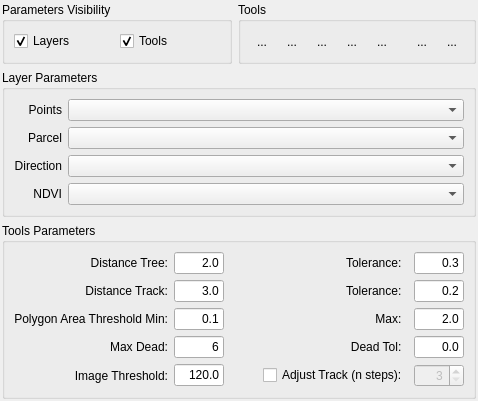
<?xml version="1.0" encoding="UTF-8"?>
<ui version="4.0">
 <class>ForestMonitorToolBarDialogForm</class>
 <widget class="QDialog" name="ForestMonitorToolBarDialogForm">
  <property name="geometry">
   <rect>
    <x>0</x>
    <y>0</y>
    <width>491</width>
    <height>369</height>
   </rect>
  </property>
  <property name="windowTitle">
   <string>Forest Monitor Tool Bar Dialog</string>
  </property>
  <layout class="QGridLayout" name="gridLayout_5">
   <property name="sizeConstraint">
    <enum>QLayout::SetFixedSize</enum>
   </property>
   <property name="leftMargin">
    <number>2</number>
   </property>
   <property name="topMargin">
    <number>2</number>
   </property>
   <property name="rightMargin">
    <number>2</number>
   </property>
   <property name="bottomMargin">
    <number>2</number>
   </property>
   <item row="0" column="0">
    <layout class="QGridLayout" name="gridLayout_12">
     <item row="0" column="0">
      <layout class="QGridLayout" name="gridLayout_7">
       <item row="0" column="0">
        <widget class="QGroupBox" name="groupBox_4">
         <property name="title">
          <string>Parameters Visibility</string>
         </property>
         <property name="flat">
          <bool>true</bool>
         </property>
         <layout class="QGridLayout" name="gridLayout_11">
          <item row="0" column="0">
           <layout class="QGridLayout" name="gridLayout_10">
            <item row="0" column="0">
             <widget class="QCheckBox" name="checkBox">
              <property name="minimumSize">
               <size>
                <width>100</width>
                <height>0</height>
               </size>
              </property>
              <property name="text">
               <string>Layers</string>
              </property>
              <property name="checked">
               <bool>true</bool>
              </property>
             </widget>
            </item>
            <item row="0" column="1">
             <widget class="QCheckBox" name="checkBox_2">
              <property name="minimumSize">
               <size>
                <width>100</width>
                <height>0</height>
               </size>
              </property>
              <property name="text">
               <string>Tools</string>
              </property>
              <property name="checked">
               <bool>true</bool>
              </property>
             </widget>
            </item>
           </layout>
          </item>
         </layout>
        </widget>
       </item>
       <item row="0" column="1">
        <widget class="QGroupBox" name="groupBox_3">
         <property name="title">
          <string>Tools</string>
         </property>
         <property name="flat">
          <bool>true</bool>
         </property>
         <layout class="QGridLayout" name="gridLayout_8">
          <item row="0" column="0">
           <layout class="QGridLayout" name="gridLayout_6">
            <item row="0" column="4">
             <widget class="QToolButton" name="m_updateToolButton">
              <property name="toolTip">
               <string>Update Class...</string>
              </property>
              <property name="text">
               <string>...</string>
              </property>
              <property name="checkable">
               <bool>true</bool>
              </property>
              <property name="autoExclusive">
               <bool>false</bool>
              </property>
              <property name="autoRaise">
               <bool>true</bool>
              </property>
             </widget>
            </item>
            <item row="0" column="1">
             <widget class="QToolButton" name="m_creatorLiveToolButton">
              <property name="toolTip">
               <string>Live Creator...</string>
              </property>
              <property name="text">
               <string>...</string>
              </property>
              <property name="checkable">
               <bool>true</bool>
              </property>
              <property name="autoExclusive">
               <bool>false</bool>
              </property>
              <property name="autoRaise">
               <bool>true</bool>
              </property>
             </widget>
            </item>
            <item row="0" column="7">
             <widget class="QToolButton" name="m_trackDeadClassifierToolButton">
              <property name="toolTip">
               <string>Dead Track...</string>
              </property>
              <property name="text">
               <string>...</string>
              </property>
              <property name="checkable">
               <bool>true</bool>
              </property>
              <property name="autoExclusive">
               <bool>false</bool>
              </property>
              <property name="autoRaise">
               <bool>true</bool>
              </property>
             </widget>
            </item>
            <item row="0" column="6">
             <widget class="QToolButton" name="m_trackAutoClassifierToolButton">
              <property name="toolTip">
               <string>Classifier...</string>
              </property>
              <property name="text">
               <string>...</string>
              </property>
              <property name="checkable">
               <bool>true</bool>
              </property>
              <property name="autoExclusive">
               <bool>false</bool>
              </property>
              <property name="autoRaise">
               <bool>true</bool>
              </property>
             </widget>
            </item>
            <item row="0" column="2">
             <widget class="QToolButton" name="m_creatorDeadToolButton">
              <property name="toolTip">
               <string>Dead Creator...</string>
              </property>
              <property name="text">
               <string>...</string>
              </property>
              <property name="checkable">
               <bool>true</bool>
              </property>
              <property name="autoExclusive">
               <bool>false</bool>
              </property>
              <property name="autoRaise">
               <bool>true</bool>
              </property>
             </widget>
            </item>
            <item row="0" column="0">
             <widget class="QToolButton" name="m_creatorToolButton">
              <property name="toolTip">
               <string>Creator...</string>
              </property>
              <property name="text">
               <string>...</string>
              </property>
              <property name="checkable">
               <bool>true</bool>
              </property>
              <property name="autoExclusive">
               <bool>false</bool>
              </property>
              <property name="autoRaise">
               <bool>true</bool>
              </property>
             </widget>
            </item>
            <item row="0" column="3">
             <widget class="QToolButton" name="m_eraserToolButton">
              <property name="toolTip">
               <string>Eraser...</string>
              </property>
              <property name="text">
               <string>...</string>
              </property>
              <property name="checkable">
               <bool>true</bool>
              </property>
              <property name="autoExclusive">
               <bool>false</bool>
              </property>
              <property name="autoRaise">
               <bool>true</bool>
              </property>
             </widget>
            </item>
            <item row="0" column="5">
             <spacer name="horizontalSpacer">
              <property name="orientation">
               <enum>Qt::Horizontal</enum>
              </property>
              <property name="sizeHint" stdset="0">
               <size>
                <width>10</width>
                <height>20</height>
               </size>
              </property>
             </spacer>
            </item>
           </layout>
          </item>
         </layout>
        </widget>
       </item>
      </layout>
     </item>
     <item row="1" column="0">
      <widget class="QGroupBox" name="groupBox">
       <property name="title">
        <string>Layer Parameters</string>
       </property>
       <property name="flat">
        <bool>true</bool>
       </property>
       <property name="checkable">
        <bool>false</bool>
       </property>
       <layout class="QGridLayout" name="gridLayout_3">
        <item row="0" column="0">
         <layout class="QGridLayout" name="gridLayout">
          <item row="0" column="1">
           <widget class="QComboBox" name="m_layerPointsComboBox">
            <property name="sizePolicy">
             <sizepolicy hsizetype="MinimumExpanding" vsizetype="Fixed">
              <horstretch>0</horstretch>
              <verstretch>0</verstretch>
             </sizepolicy>
            </property>
           </widget>
          </item>
          <item row="3" column="1">
           <widget class="QComboBox" name="m_layerPolyComboBox">
            <property name="sizePolicy">
             <sizepolicy hsizetype="MinimumExpanding" vsizetype="Fixed">
              <horstretch>0</horstretch>
              <verstretch>0</verstretch>
             </sizepolicy>
            </property>
           </widget>
          </item>
          <item row="2" column="1">
           <widget class="QComboBox" name="m_layerDirComboBox">
            <property name="sizePolicy">
             <sizepolicy hsizetype="MinimumExpanding" vsizetype="Fixed">
              <horstretch>0</horstretch>
              <verstretch>0</verstretch>
             </sizepolicy>
            </property>
           </widget>
          </item>
          <item row="0" column="0">
           <widget class="QLabel" name="label">
            <property name="text">
             <string>Points</string>
            </property>
            <property name="alignment">
             <set>Qt::AlignRight|Qt::AlignTrailing|Qt::AlignVCenter</set>
            </property>
           </widget>
          </item>
          <item row="1" column="0">
           <widget class="QLabel" name="label_2">
            <property name="text">
             <string>Parcel</string>
            </property>
            <property name="alignment">
             <set>Qt::AlignRight|Qt::AlignTrailing|Qt::AlignVCenter</set>
            </property>
           </widget>
          </item>
          <item row="2" column="0">
           <widget class="QLabel" name="label_9">
            <property name="text">
             <string>Direction</string>
            </property>
            <property name="alignment">
             <set>Qt::AlignRight|Qt::AlignTrailing|Qt::AlignVCenter</set>
            </property>
           </widget>
          </item>
          <item row="3" column="0">
           <widget class="QLabel" name="label_3">
            <property name="text">
             <string>NDVI</string>
            </property>
            <property name="alignment">
             <set>Qt::AlignRight|Qt::AlignTrailing|Qt::AlignVCenter</set>
            </property>
           </widget>
          </item>
          <item row="1" column="1">
           <widget class="QComboBox" name="m_layerParcelComboBox">
            <property name="sizePolicy">
             <sizepolicy hsizetype="MinimumExpanding" vsizetype="Fixed">
              <horstretch>0</horstretch>
              <verstretch>0</verstretch>
             </sizepolicy>
            </property>
           </widget>
          </item>
         </layout>
        </item>
       </layout>
      </widget>
     </item>
     <item row="2" column="0">
      <widget class="QGroupBox" name="groupBox_2">
       <property name="title">
        <string>Tools Parameters</string>
       </property>
       <property name="flat">
        <bool>true</bool>
       </property>
       <property name="checkable">
        <bool>false</bool>
       </property>
       <layout class="QGridLayout" name="gridLayout_9">
        <item row="0" column="0">
         <layout class="QGridLayout" name="gridLayout_4">
          <item row="0" column="0">
           <widget class="QLabel" name="m_dist">
            <property name="text">
             <string>Distance Tree:</string>
            </property>
            <property name="alignment">
             <set>Qt::AlignRight|Qt::AlignTrailing|Qt::AlignVCenter</set>
            </property>
           </widget>
          </item>
          <item row="0" column="1">
           <widget class="QLineEdit" name="m_distLineEdit">
            <property name="maximumSize">
             <size>
              <width>50</width>
              <height>16777215</height>
             </size>
            </property>
            <property name="text">
             <string>2.0</string>
            </property>
            <property name="alignment">
             <set>Qt::AlignRight|Qt::AlignTrailing|Qt::AlignVCenter</set>
            </property>
           </widget>
          </item>
          <item row="0" column="2">
           <widget class="QLabel" name="m_dx">
            <property name="text">
             <string>Tolerance:  </string>
            </property>
            <property name="alignment">
             <set>Qt::AlignRight|Qt::AlignTrailing|Qt::AlignVCenter</set>
            </property>
           </widget>
          </item>
          <item row="0" column="3">
           <widget class="QLineEdit" name="m_distTolLineEdit">
            <property name="enabled">
             <bool>true</bool>
            </property>
            <property name="maximumSize">
             <size>
              <width>50</width>
              <height>16777215</height>
             </size>
            </property>
            <property name="text">
             <string>0.3</string>
            </property>
            <property name="alignment">
             <set>Qt::AlignRight|Qt::AlignTrailing|Qt::AlignVCenter</set>
            </property>
           </widget>
          </item>
          <item row="1" column="0">
           <widget class="QLabel" name="m_dy">
            <property name="text">
             <string>Distance Track:</string>
            </property>
            <property name="alignment">
             <set>Qt::AlignRight|Qt::AlignTrailing|Qt::AlignVCenter</set>
            </property>
           </widget>
          </item>
          <item row="1" column="1">
           <widget class="QLineEdit" name="m_distTrackLineEdit">
            <property name="enabled">
             <bool>true</bool>
            </property>
            <property name="maximumSize">
             <size>
              <width>50</width>
              <height>16777215</height>
             </size>
            </property>
            <property name="text">
             <string>3.0</string>
            </property>
            <property name="alignment">
             <set>Qt::AlignRight|Qt::AlignTrailing|Qt::AlignVCenter</set>
            </property>
           </widget>
          </item>
          <item row="1" column="2">
           <widget class="QLabel" name="m_dx_2">
            <property name="text">
             <string>Tolerance:  </string>
            </property>
            <property name="alignment">
             <set>Qt::AlignRight|Qt::AlignTrailing|Qt::AlignVCenter</set>
            </property>
           </widget>
          </item>
          <item row="1" column="3">
           <widget class="QLineEdit" name="m_distTrackTolLineEdit">
            <property name="enabled">
             <bool>true</bool>
            </property>
            <property name="maximumSize">
             <size>
              <width>50</width>
              <height>16777215</height>
             </size>
            </property>
            <property name="text">
             <string>0.2</string>
            </property>
            <property name="alignment">
             <set>Qt::AlignRight|Qt::AlignTrailing|Qt::AlignVCenter</set>
            </property>
           </widget>
          </item>
          <item row="2" column="0">
           <widget class="QLabel" name="label_4">
            <property name="enabled">
             <bool>true</bool>
            </property>
            <property name="text">
             <string>Polygon Area Threshold Min:</string>
            </property>
            <property name="alignment">
             <set>Qt::AlignRight|Qt::AlignTrailing|Qt::AlignVCenter</set>
            </property>
           </widget>
          </item>
          <item row="2" column="1">
           <widget class="QLineEdit" name="m_polyAreaMinLineEdit">
            <property name="enabled">
             <bool>true</bool>
            </property>
            <property name="maximumSize">
             <size>
              <width>50</width>
              <height>16777215</height>
             </size>
            </property>
            <property name="text">
             <string>0.1</string>
            </property>
            <property name="alignment">
             <set>Qt::AlignRight|Qt::AlignTrailing|Qt::AlignVCenter</set>
            </property>
           </widget>
          </item>
          <item row="2" column="2">
           <widget class="QLabel" name="label_5">
            <property name="enabled">
             <bool>true</bool>
            </property>
            <property name="text">
             <string>Max:  </string>
            </property>
            <property name="alignment">
             <set>Qt::AlignRight|Qt::AlignTrailing|Qt::AlignVCenter</set>
            </property>
           </widget>
          </item>
          <item row="2" column="3">
           <widget class="QLineEdit" name="m_polyAreaMaxLineEdit">
            <property name="enabled">
             <bool>true</bool>
            </property>
            <property name="maximumSize">
             <size>
              <width>50</width>
              <height>16777215</height>
             </size>
            </property>
            <property name="text">
             <string>2.0</string>
            </property>
            <property name="alignment">
             <set>Qt::AlignRight|Qt::AlignTrailing|Qt::AlignVCenter</set>
            </property>
           </widget>
          </item>
          <item row="3" column="0">
           <widget class="QLabel" name="label_6">
            <property name="text">
             <string>Max Dead:</string>
            </property>
            <property name="alignment">
             <set>Qt::AlignRight|Qt::AlignTrailing|Qt::AlignVCenter</set>
            </property>
           </widget>
          </item>
          <item row="3" column="1">
           <widget class="QLineEdit" name="m_maxDeadLineEdit">
            <property name="maximumSize">
             <size>
              <width>50</width>
              <height>16777215</height>
             </size>
            </property>
            <property name="text">
             <string>6</string>
            </property>
            <property name="alignment">
             <set>Qt::AlignRight|Qt::AlignTrailing|Qt::AlignVCenter</set>
            </property>
           </widget>
          </item>
          <item row="3" column="2">
           <widget class="QLabel" name="label_7">
            <property name="text">
             <string>Dead Tol:  </string>
            </property>
            <property name="alignment">
             <set>Qt::AlignRight|Qt::AlignTrailing|Qt::AlignVCenter</set>
            </property>
           </widget>
          </item>
          <item row="3" column="3">
           <widget class="QLineEdit" name="m_deadTolLineEdit">
            <property name="maximumSize">
             <size>
              <width>50</width>
              <height>16777215</height>
             </size>
            </property>
            <property name="text">
             <string>0.0</string>
            </property>
            <property name="alignment">
             <set>Qt::AlignRight|Qt::AlignTrailing|Qt::AlignVCenter</set>
            </property>
           </widget>
          </item>
          <item row="4" column="0">
           <widget class="QLabel" name="label_8">
            <property name="text">
             <string>Image Threshold:</string>
            </property>
            <property name="alignment">
             <set>Qt::AlignRight|Qt::AlignTrailing|Qt::AlignVCenter</set>
            </property>
           </widget>
          </item>
          <item row="4" column="1">
           <widget class="QLineEdit" name="m_thresholdLineEdit">
            <property name="maximumSize">
             <size>
              <width>50</width>
              <height>16777215</height>
             </size>
            </property>
            <property name="text">
             <string>120.0</string>
            </property>
            <property name="alignment">
             <set>Qt::AlignRight|Qt::AlignTrailing|Qt::AlignVCenter</set>
            </property>
           </widget>
          </item>
          <item row="4" column="2">
           <layout class="QGridLayout" name="gridLayout_2">
            <item row="0" column="0">
             <spacer name="horizontalSpacer_2">
              <property name="orientation">
               <enum>Qt::Horizontal</enum>
              </property>
              <property name="sizeHint" stdset="0">
               <size>
                <width>18</width>
                <height>20</height>
               </size>
              </property>
             </spacer>
            </item>
            <item row="0" column="1">
             <widget class="QCheckBox" name="m_adaptTrackCheckBox">
              <property name="text">
               <string>Adjust Track (n steps):</string>
              </property>
             </widget>
            </item>
           </layout>
          </item>
          <item row="4" column="3">
           <widget class="QSpinBox" name="m_adjustTrackSpinBox">
            <property name="enabled">
             <bool>false</bool>
            </property>
            <property name="alignment">
             <set>Qt::AlignRight|Qt::AlignTrailing|Qt::AlignVCenter</set>
            </property>
            <property name="minimum">
             <number>3</number>
            </property>
           </widget>
          </item>
         </layout>
        </item>
       </layout>
      </widget>
     </item>
    </layout>
   </item>
  </layout>
 </widget>
 <tabstops>
  <tabstop>checkBox</tabstop>
  <tabstop>checkBox_2</tabstop>
  <tabstop>m_creatorToolButton</tabstop>
  <tabstop>m_creatorLiveToolButton</tabstop>
  <tabstop>m_creatorDeadToolButton</tabstop>
  <tabstop>m_eraserToolButton</tabstop>
  <tabstop>m_updateToolButton</tabstop>
  <tabstop>m_trackAutoClassifierToolButton</tabstop>
  <tabstop>m_trackDeadClassifierToolButton</tabstop>
  <tabstop>m_layerPointsComboBox</tabstop>
  <tabstop>m_layerParcelComboBox</tabstop>
  <tabstop>m_layerDirComboBox</tabstop>
  <tabstop>m_layerPolyComboBox</tabstop>
  <tabstop>m_distLineEdit</tabstop>
  <tabstop>m_distTolLineEdit</tabstop>
  <tabstop>m_distTrackLineEdit</tabstop>
  <tabstop>m_distTrackTolLineEdit</tabstop>
  <tabstop>m_polyAreaMinLineEdit</tabstop>
  <tabstop>m_polyAreaMaxLineEdit</tabstop>
  <tabstop>m_maxDeadLineEdit</tabstop>
  <tabstop>m_deadTolLineEdit</tabstop>
  <tabstop>m_thresholdLineEdit</tabstop>
 </tabstops>
 <resources/>
 <connections>
  <connection>
   <sender>checkBox</sender>
   <signal>toggled(bool)</signal>
   <receiver>groupBox</receiver>
   <slot>setVisible(bool)</slot>
   <hints>
    <hint type="sourcelabel">
     <x>114</x>
     <y>45</y>
    </hint>
    <hint type="destinationlabel">
     <x>422</x>
     <y>127</y>
    </hint>
   </hints>
  </connection>
  <connection>
   <sender>checkBox_2</sender>
   <signal>toggled(bool)</signal>
   <receiver>groupBox_2</receiver>
   <slot>setVisible(bool)</slot>
   <hints>
    <hint type="sourcelabel">
     <x>220</x>
     <y>45</y>
    </hint>
    <hint type="destinationlabel">
     <x>485</x>
     <y>259</y>
    </hint>
   </hints>
  </connection>
  <connection>
   <sender>m_adaptTrackCheckBox</sender>
   <signal>toggled(bool)</signal>
   <receiver>m_adjustTrackSpinBox</receiver>
   <slot>setEnabled(bool)</slot>
   <hints>
    <hint type="sourcelabel">
     <x>377</x>
     <y>344</y>
    </hint>
    <hint type="destinationlabel">
     <x>441</x>
     <y>343</y>
    </hint>
   </hints>
  </connection>
 </connections>
</ui>
